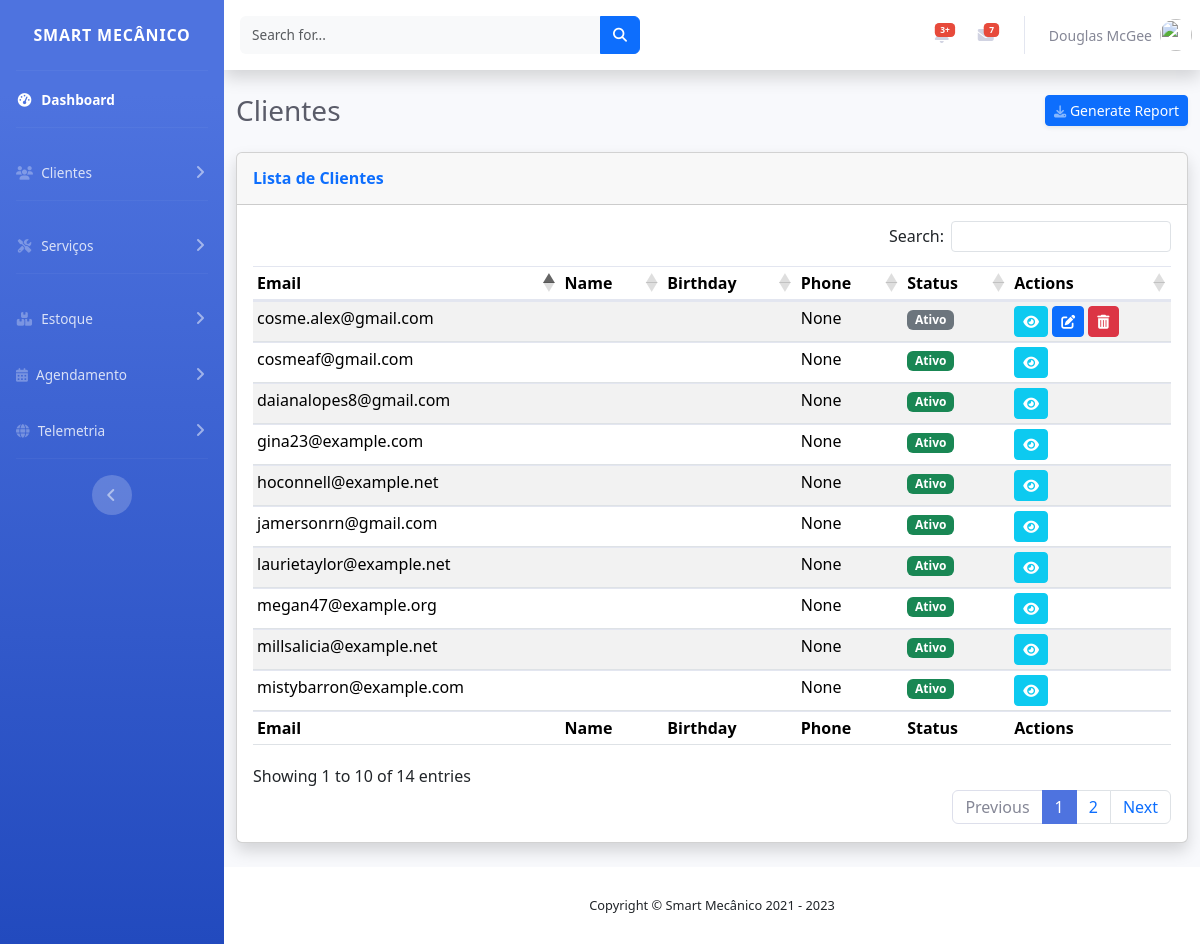
Page /dashboard/users/ (signed in) on the committed database.
### security/models.py (models this page shows, shortened)
class Base(models.Model):
    id = models.UUIDField(primary_key=True, default=uuid.uuid4, editable=False)
    created_at = models.DateTimeField('Data de Criação', auto_now_add=True)
    updated_at = models.DateTimeField('Última Atualização', auto_now=True)
    deleted_at = models.DateTimeField('Data de Exclusão', null=True, blank=True)
    class Meta:
        abstract = True

class CustomUser(Base, AbstractBaseUser, PermissionsMixin):
    email = models.EmailField(unique=True, max_length=255)
    password = models.CharField(max_length=128)
    first_name = models.CharField(max_length=30)
    last_name = models.CharField(max_length=30)
    image = models.ImageField('Imagem Perfil', upload_to=get_file_path, null=True, blank=True)
    bio = models.TextField('Biografia', max_length=500, blank=True, null=True)
    birthday = models.DateField(null=True, blank=True)
    phone_number = models.CharField(max_length=15, null=True, blank=True)
    is_active = models.BooleanField(default=True)
    is_staff = models.BooleanField(default=False)
    failed_login_attempts = models.PositiveIntegerField(default=0)
    last_failed_login = models.DateTimeField(null=True, blank=True)
    USERNAME_FIELD = 'email'
    REQUIRED_FIELDS = ['first_name', 'last_name']
    objects = CustomUserManager()
    class Meta:
        verbose_name = "Cliente / Usuário"
        verbose_name_plural = "Clientes / Usuários"

### dashboard/views/custom_users_view.py (the view)
# urls.py: path('dashboard/users/', user_list, name="users"),
@login_required(login_url="/login/")
def user_list(request):
    if request.user.is_superuser:
        users = CustomUser.objects.all()
        superusers = users.filter(is_superuser=True)
        regular_users = users.filter(is_superuser=False)
    else:
        superusers = CustomUser.objects.none()
        regular_users = CustomUser.objects.filter(id=request.user.id)
    return render(request, 'list_users.html', {
        'superusers': superusers,
        'regular_users': regular_users
    })

### dashboard/templates/list_users.html (shortened to what this page needs)
{% extends 'dashboard_base.html' %}
{% load static %}
{% block head_css %}
<link rel="stylesheet" href="https://cdn.datatables.net/1.13.6/css/dataTables.bootstrap5.min.css">
{% endblock %}
{% block content%}
<div class="container-fluid">
  <div class="d-sm-flex align-items-center justify-content-between mb-4">
    <h1 class="h3 mb-0 text-gray-800">Clientes</h1>
    <a href="#" class="d-none d-sm-inline-block btn btn-sm btn-primary shadow-sm"> Generate Report</a>
  </div>
  <div class="row">
    <div class="col">
      <div class="card shadow mb-4">
        <div class="card-header py-3">
          <h6 class="m-0 font-weight-bold text-primary">Lista de Clientes</h6>
        </div>
        <div class="card-body">
          <div class="table-responsive">
            <table id="example" class="table table-striped table-sm" style="width:100%">
              <thead>
                <tr>
                  <th>Email</th>
                  <th>Name</th>
                  <th>Birthday</th>
                  <th>Phone</th>
                  <th>Status</th>
                  <th>Actions</th>
                </tr>
              </thead>
              <tbody>
                {% for user in regular_users %}
                <tr>
                  <td>{{ user.email }}</td>
                  <td>{{ user.get_full_name }}</td>
                  <td>{{ user.birthday|date:"Y-m-d" }}</td>
                  <td>{{ user.phone_number }}</td>
                  <td>
                    {% if user.is_active %}
                    <span class="badge text-bg-success">Ativo</span>
                    {% else %}
                    <span class="badge text-bg-danger">Inativo</span>
                    {% endif %}
                  </td>
                  <td>
                    <a href="{% url 'user_detail' user.id %}" class="btn btn-info btn-sm text-white" title="Visualizar">
                      <i class="fas fa-eye"></i>
                    </a>
                  </td>
                </tr>
                {% endfor %}
                {% if request.user.is_superuser %}
                {% for user in superusers %}
                <tr>
                  <td>{{ user.email }}</td>
                  <td>{{ user.get_full_name }}</td>
                  <td>{{ user.birthday|date:"Y-m-d" }}</td>
                  <td>{{ user.phone_number }}</td>
                  <td>
                    {% if user.is_active %}
                    <span class="badge text-bg-secondary">Ativo</span>
                    {% else %}
                    <span class="badge text-bg-danger">Inativo</span>
                    {% endif %}
                  </td>
                  <td>
                    <a href="{% url 'user_detail' user.id %}" class="btn btn-info btn-sm text-white" title="Visualizar">
                      <i class="fas fa-eye"></i>
                    </a>
                    <a href="{% url 'user_edit' user.id %}" class="btn btn-primary btn-sm" title="Editar">
                      <i class="fas fa-edit"></i>
                    </a>
                    <a href="{% url 'user_delete' user.id %}" class="btn btn-danger btn-sm" title="Deletar">
                      <i class="fas fa-trash-alt"></i>
                    </a>
                  </td>
                </tr>
                {% endfor %}
                {% endif %}
              </tbody>
              <tfoot>
                <tr>
                  <th>Email</th>
                  <th>Name</th>
                  <th>Birthday</th>
                  <th>Phone</th>
                  <th>Status</th>
                  <th>Actions</th>
                </tr>
              </tfoot>
            </table>
          </div>
        </div>
      </div>
    </div>
  </div>
</div>
{% endblock %}

### dashboard/templates/dashboard_base.html (shortened to what this page needs)
{% load static %}
<!DOCTYPE html>
<html lang="en">
<head>
  <link href="{% static 'assets/vendor/fontawesome-free/css/all.min.css' %}" rel="stylesheet" type="text/css">
  <link href="{% static 'assets/css/sb-admin-2.min.css' %}" rel="stylesheet">
  <link rel="stylesheet" href="https://cdnjs.cloudflare.com/ajax/libs/font-awesome/6.4.2/css/all.min.css" />
  <link href="https://cdn.jsdelivr.net/npm/bootstrap@5.3.2/dist/css/bootstrap.min.css" rel="stylesheet"
>
  {% block head_css %}{% endblock %}
</head>
<body id="page-top">
  <div id="wrapper">
    <ul class="navbar-nav bg-gradient-primary sidebar sidebar-dark accordion" id="accordionSidebar">
      {% include "sidebar.html" %}
    </ul>
    <div id="content-wrapper" class="d-flex flex-column">
      <div id="content">
        <nav class="navbar navbar-expand navbar-light bg-white topbar mb-4 static-top shadow">
          <form class="d-none d-sm-inline-block form-inline mr-auto ml-md-3 my-2 my-md-0 mw-100 navbar-search">
            <div class="input-group">
              <input type="text" class="form-control bg-light border-0 small" placeholder="Search for..."
                aria-label="Search" aria-describedby="basic-addon2">
              <div class="input-group-append">
                <button class="btn btn-primary" type="button">
                  <i class="fas fa-search fa-sm"></i>
                </button>
              </div>
            </div>
          </form>
          <ul class="navbar-nav ml-auto">
            <li class="nav-item dropdown no-arrow mx-1">
              <a class="nav-link dropdown-toggle" href="#" id="alertsDropdown" role="button" data-toggle="dropdown"
                aria-haspopup="true" aria-expanded="false">
                <span class="badge badge-danger badge-counter">3+</span>
              </a>
            </li>
            <li class="nav-item dropdown no-arrow mx-1">
              <a class="nav-link dropdown-toggle" href="#" id="messagesDropdown" role="button" data-toggle="dropdown"
                aria-haspopup="true" aria-expanded="false">
                <span class="badge badge-danger badge-counter">7</span>
              </a>
            </li>
            <li class="nav-item dropdown no-arrow">
              <a class="nav-link dropdown-toggle" href="#" id="userDropdown" role="button" data-toggle="dropdown"
                aria-haspopup="true" aria-expanded="false">
                <span class="mr-2 d-none d-lg-inline text-gray-600 small">Douglas McGee</span>
                <img class="img-profile rounded-circle" src="{% static 'assets/img/undraw_p' %}rofile.svg">
              </a>
            </li>
          </ul>
        </nav>
        {% block content%}{% endblock %}
      </div>
      <footer class="sticky-footer bg-white">
        <div class="container my-auto">
          <div class="copyright text-center my-auto">
            <span>Copyright &copy; Smart Mecânico 2021 - {% now "Y" %}</span>
          </div>
        </div>
      </footer>
    </div>
  </div>
</body>
</html>

### dashboard/templates/sidebar.html (shortened to what this page needs)
{% load static %}
<a class="sidebar-brand d-flex align-items-center justify-content-center" href="{% url 'dashboard' %}">
  <div class="sidebar-brand-text mx-3">Smart Mecânico</div>
</a>
<hr class="sidebar-divider my-0">
<li class="nav-item active">
  <a class="nav-link" href="{% url 'dashboard' %}">
    <i class="fas fa-fw fa-tachometer-alt"></i>
    <span>Dashboard</span></a>
</li>
<hr class="sidebar-divider">
<li class="nav-item">
  <a class="nav-link collapsed" href="#" data-toggle="collapse" data-target="#collapseTwo" aria-expanded="true"
    aria-controls="collapseTwo">
    <i class="fas fa-fw fa-users"></i>
    <span>Clientes</span>
  </a>
</li>
<hr class="sidebar-divider">
<li class="nav-item">
  <a class="nav-link collapsed" href="#" data-toggle="collapse" data-target="#collapseUtilities" aria-expanded="true"
    aria-controls="collapseUtilities">
    <i class="fas fa-fw fa-tools"></i>
    <span>Serviços</span>
  </a>
</li>
<hr class="sidebar-divider">
<li class="nav-item">
  <a class="nav-link collapsed" href="#" data-toggle="collapse" data-target="#collapseInventory" aria-expanded="true"
    aria-controls="collapseInventory">
    <i class="fa-solid fa-fw fa-boxes-stacked"></i>
    <span>Estoque</span>
  </a>
</li>
<li class="nav-item">
  <a class="nav-link collapsed" href="#" data-toggle="collapse" data-target="#collapseAppointment" aria-expanded="true"
    aria-controls="collapseAppointment">
    <i class="fa-solid fa-calendar-days"></i>
    <span>Agendamento</span>
  </a>
</li>
<li class="nav-item">
  <a class="nav-link collapsed" href="#" data-toggle="collapse" data-target="#collapseTelemetry" aria-expanded="true"
    aria-controls="collapseTelemetry">
    <i class="fa-solid fa-globe"></i>
    <span>Telemetria</span>
  </a>
</li>
<hr class="sidebar-divider d-none d-md-block">
<div class="text-center d-none d-md-inline">
  <button class="rounded-circle border-0" id="sidebarToggle"></button>
</div>

### rows in the picture
CustomUser: email "jamersonrn@gmail.com", phone_number "None", is_active "Ativo"
CustomUser: email "gina23@example.com", phone_number "None", is_active "Ativo"
CustomUser: email "hoconnell@example.net", phone_number "None", is_active "Ativo"
CustomUser: email "mistybarron@example.com", phone_number "None", is_active "Ativo"
CustomUser: email "millsalicia@example.net", phone_number "None", is_active "Ativo"
CustomUser: email "megan47@example.org", phone_number "None", is_active "Ativo"
CustomUser: email "laurietaylor@example.net", phone_number "None", is_active "Ativo"
CustomUser: email "daianalopes8@gmail.com", phone_number "None", is_active "Ativo"
CustomUser: email "cosmeaf@gmail.com", phone_number "None", is_active "Ativo"
CustomUser: email "cosme.alex@gmail.com", phone_number "None", is_active "Ativo"
